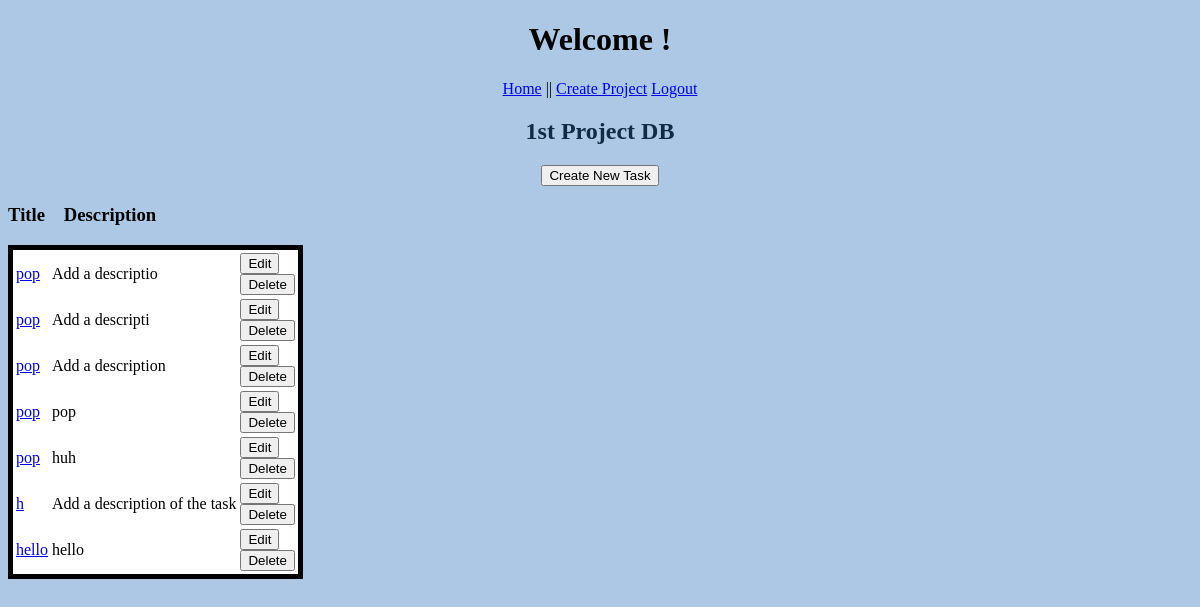
Page /view_project/1 (signed in) on the committed database.
### models.py (models this page shows, shortened)
class Project(db.Model):
    id = db.Column('id', db.Integer, primary_key = True)
    title = db.Column('title', db.String(200))
    detail = db.Column('detail', db.String(1000))
    company_name = db.Column('company_name', db.String(100))

class Task(db.Model):
    id = db.Column('id', db.Integer, primary_key = True)
    project_id = db.Column(db.Integer, db.ForeignKey('project.id'), nullable=False)
    title = db.Column('title', db.String(200))
    description = db.Column('description', db.String(1000))

### app.py (the view)
@app.route('/view_project/<project_id>')
def get_project(project_id):
    if session.get('user'):
        my_project = find_project_by_id(project_id)
        tasks = find_tasks_by_project(project_id)
        return render_template('view_project.html', project=my_project, user=session['user'], proj_tasks=tasks)
    return redirect(url_for('login'))

### models.py (called while the page is built)
def find_project_by_id(p_id):
    return db.session.query(Project).filter_by(id = p_id).one()

def find_tasks_by_project(p_id):
    return db.session.query(Task).filter_by(project_id = p_id).all()

### templates/view_project.html (shortened to what this page needs)
<!DOCTYPE html>
<html lang="en">
    <head>
        <link rel="stylesheet" href="{{ url_for('static', filename='main.css')}}">
    </head>
    <body>
        <h1>Welcome {{user.username}}!</h1>
        <nav>
            <a href="{{ url_for('index') }}">Home</a> ||
            <a href="{{ url_for('new_project') }}">Create Project</a>
            <a href="{{ url_for('logout') }}">Logout</a>
        </nav>
        <div class="projectView">
            <h2>{{project.title}}</h2>
            <form action="{{ url_for('new_task', project_id=project.id)}}">
                <input type="submit" value="Create New Task">
            </form>
        </div>
        <h3>Title&emsp;Description</h3>
        <div class="box">
            <table class="insideBox">
                {% for task in proj_tasks%}
                <tr>
                    <td><a href="{{ url_for('view_task', project_id=project.id, t_id=task.id)}}">{{task.title}}</a></td>
                    <td>{{task.description}}</td>
                    <td>
                        <form action="{{url_for('edit_task',project_id=project.id,t_id=task.id)}}" method = "get">
                            <input type="submit" value="Edit">
                        </form>
                        <form action="{{url_for('delete_task',project_id=project.id,t_id=task.id)}}" method = "post">
                            <input type="submit" value="Delete">
                        </form>
                    </td>
                </tr>
                {% endfor %}
            </table>
        </div>
    </body>
</html>

### static/main.css (style rules this page uses)
h1 { color:black; text-align: center; }
h2 { color: #112A46; }
body { background:#ACC8E5; }
nav { text-align: center; }
.box { width: 100%; height: 500px; width: 25em; text-align: center; }
.insideBox { background-color: white; text-align: left; border: 5px solid; margin-bottom: 20px; }
.projectView { text-align: center; }

### rows in the picture
Project: title "1st Project DB"
Task: title "pop", description "Add a descriptio"
Task: title "pop", description "Add a descripti"
Task: title "pop", description "Add a description"
Task: title "pop", description "pop"
Task: title "pop", description "huh"
Task: title "h", description "Add a description of the task"
Task: title "hello", description "hello"
